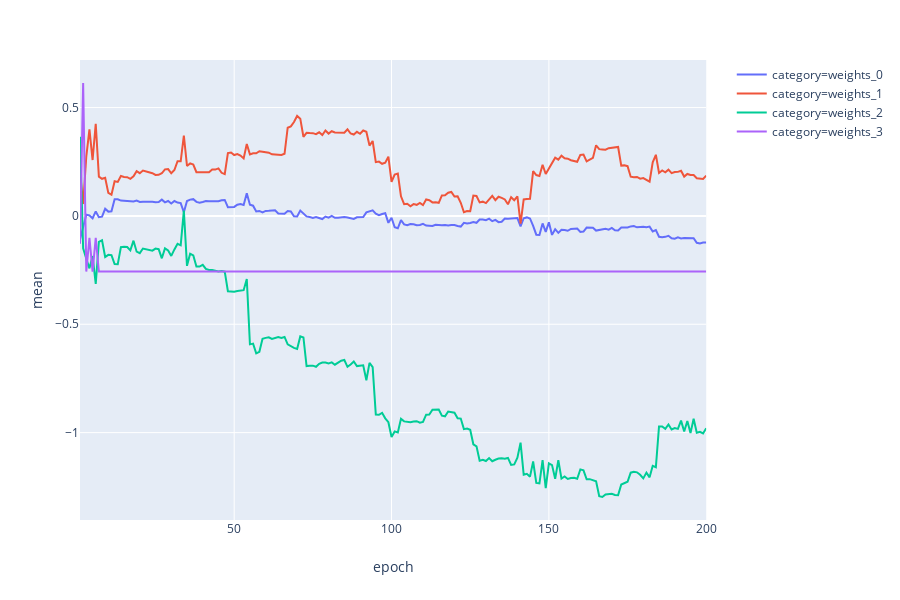

Notebook source saved alongside this figure:
### Code cell
figs[0]

### Figure 1 — Plotly figure (JSON) as saved in the notebook; plotly's stock layout.template omitted (floating-point values rounded to 4 significant figures; data arrays with more than 128 entries replaced by an {"elided": "..."} marker saying what was removed)
{"data": [{"hoverlabel": {"namelength": 0}, "hovertemplate": "category=weights_0<br>epoch=%{x}<br>mean=%{y}", "legendgroup": "category=weights_0", "line": {"color": "#636efa", "dash": "solid"}, "mode": "lines", "name": "category=weights_0", "showlegend": true, "type": "scatter", "x": {"elided": "200 int values"}, "xaxis": "x", "y": {"elided": "200 float values"}, "yaxis": "y"}, {"hoverlabel": {"namelength": 0}, "hovertemplate": "category=weights_1<br>epoch=%{x}<br>mean=%{y}", "legendgroup": "category=weights_1", "line": {"color": "#EF553B", "dash": "solid"}, "mode": "lines", "name": "category=weights_1", "showlegend": true, "type": "scatter", "x": {"elided": "200 int values"}, "xaxis": "x", "y": {"elided": "200 float values"}, "yaxis": "y"}, {"hoverlabel": {"namelength": 0}, "hovertemplate": "category=weights_2<br>epoch=%{x}<br>mean=%{y}", "legendgroup": "category=weights_2", "line": {"color": "#00cc96", "dash": "solid"}, "mode": "lines", "name": "category=weights_2", "showlegend": true, "type": "scatter", "x": {"elided": "200 int values"}, "xaxis": "x", "y": {"elided": "200 float values"}, "yaxis": "y"}, {"hoverlabel": {"namelength": 0}, "hovertemplate": "category=weights_3<br>epoch=%{x}<br>mean=%{y}", "legendgroup": "category=weights_3", "line": {"color": "#ab63fa", "dash": "solid"}, "mode": "lines", "name": "category=weights_3", "showlegend": true, "type": "scatter", "x": {"elided": "200 int values"}, "xaxis": "x", "y": {"elided": "200 float values"}, "yaxis": "y"}], "layout": {"height": 600, "legend": {"tracegroupgap": 0}, "margin": {"t": 60}, "xaxis": {"anchor": "y", "domain": [0, 0.98], "title": {"text": "epoch"}}, "yaxis": {"anchor": "x", "domain": [0, 1], "title": {"text": "mean"}}}}
